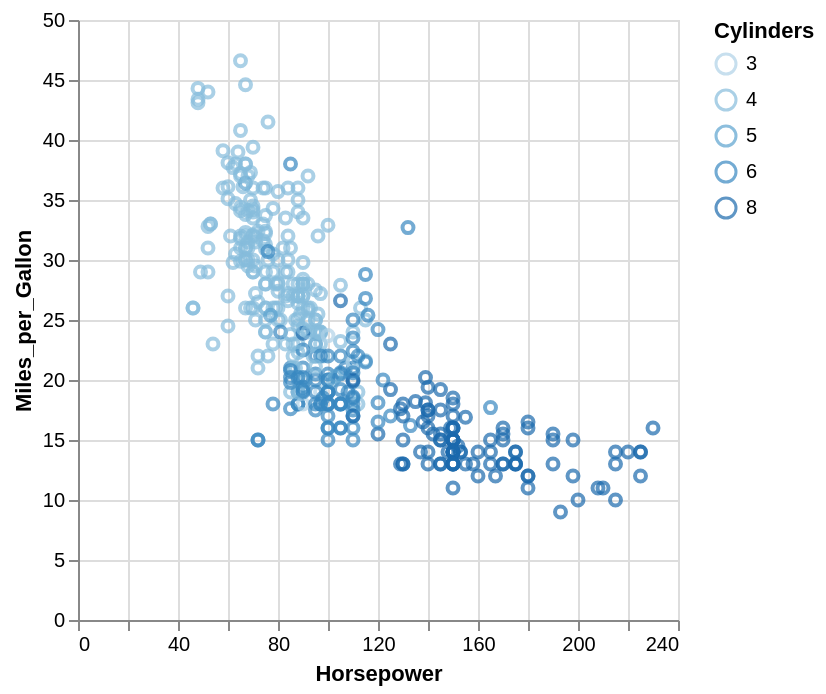

Here is the Vega-Lite specification saved for this chart:
### Vega-Lite specification from a JSON file in a GitHub repository (floating-point values rounded to 4 significant figures; data arrays with more than 128 entries replaced by an {"elided": "..."} marker saying what was removed)
{"$schema": "https://vega.github.io/schema/vega-lite/v4.json", "data": {"values": {"elided": "406 records"}}, "selection": {"org": {"type": "single", "fields": ["Origin"], "bind": {"input": "select", "options": [null, "Europe", "Japan", "USA"]}}}, "mark": "point", "encoding": {"x": {"field": "Horsepower", "type": "quantitative"}, "y": {"field": "Miles_per_Gallon", "type": "quantitative"}, "color": {"condition": {"selection": "org", "field": "Cylinders", "type": "ordinal"}, "value": "grey"}}}
